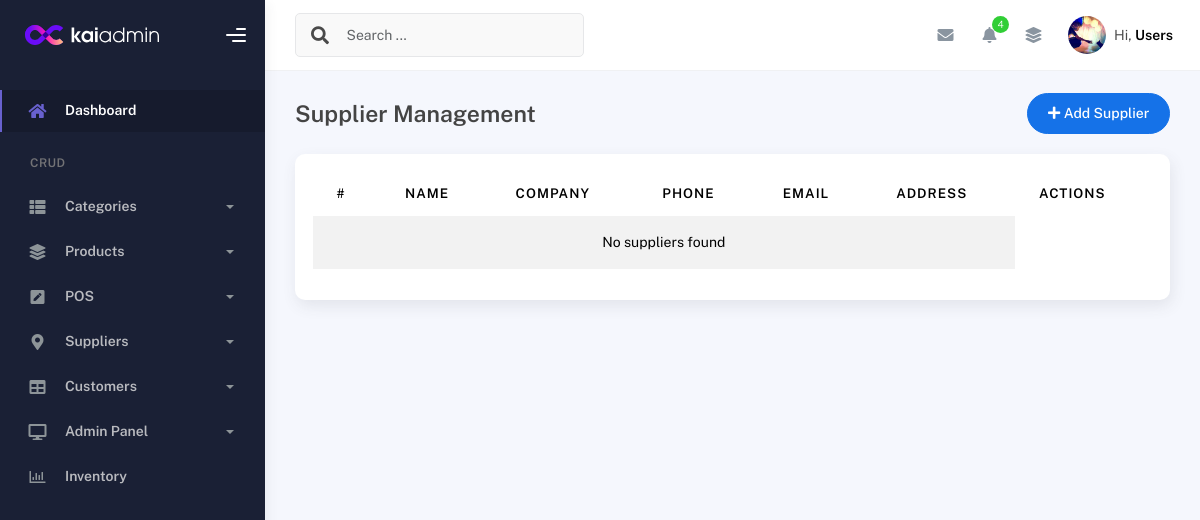
Before: /modules/Suppliers/view_suppliers.php (signed in) with the older database file.
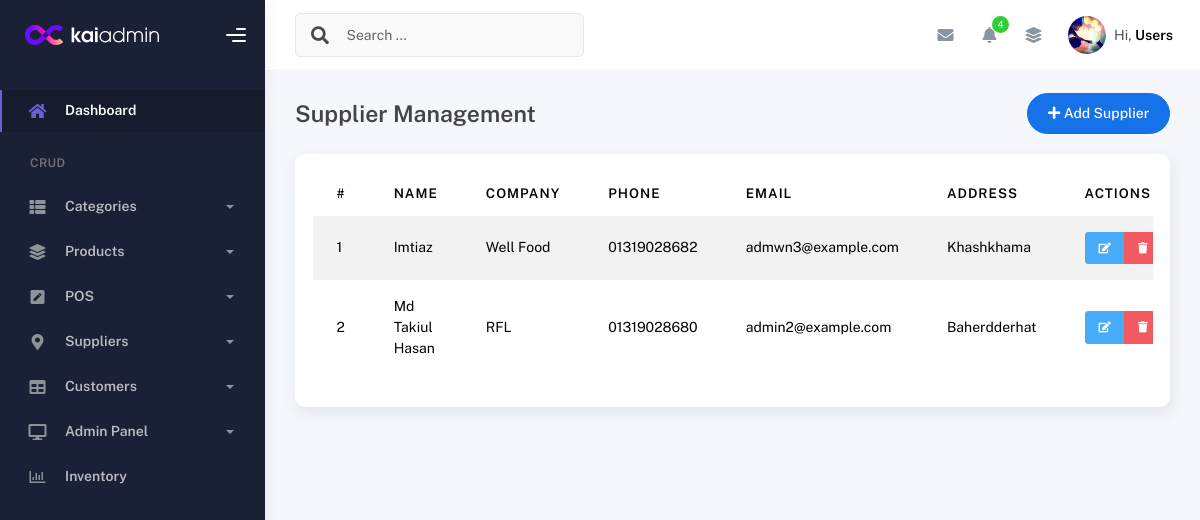
After: the same page with the newer database file.
### tables this page shows
CREATE TABLE `suppliers` (
  `id` int(11) NOT NULL,
  `name` varchar(100) NOT NULL,
  `phone` varchar(20) DEFAULT NULL,
  `email` varchar(100) DEFAULT NULL,
  `address` text DEFAULT NULL,
  `company_name` varchar(100) DEFAULT NULL,
  `created_at` timestamp NOT NULL DEFAULT current_timestamp(),
  `updated_at` timestamp NOT NULL DEFAULT current_timestamp() ON UPDATE current_timestamp()
);

### includes/crud_class.php (called while the page is built, shortened)
<?php
class CRUD {
    protected $host = 'localhost';
    protected $username = 'root';
    protected $password = '';
    protected $database = 'inventory_system';
    protected $connect;
    function __construct() {
        $this->connect = new mysqli($this->host, $this->username, $this->password, $this->database);
        $this->connect->set_charset("utf8mb4");
    }
    public function common_select($table, $fields = '*', $where = false, $sort = 'id', $sort_type = 'asc', $offset = false, $limit = false) {
        $data = [];
        $error = 0;
        $error_msg = "";
        $sql = "SELECT $fields FROM `$table`";
        if ($sort) {
            $sql .= " ORDER BY `$sort` " . (strtoupper($sort_type) === 'DESC' ? 'DESC' : 'ASC');
        }
        $stmt = $this->connect->prepare($sql);
        if ($stmt) {
            if ($stmt->execute()) {
                $result = $stmt->get_result();
                if ($result->num_rows > 0) {
                    while ($r = $result->fetch_object()) {
                        $data[] = $r;
                    }
                }
            } else {
                $error = 1;
                $error_msg = $stmt->error;
            }
        } else {
            $error = 1;
            $error_msg = $this->connect->error;
        }
        return ['data' => $data, 'error' => $error, 'error_msg' => $error_msg];
    }
}

### db_plugin.php (called while the page is built, shortened)
<?php
require_once __DIR__ . '/includes/crud_class.php';
$mysqli=new crud();
?>

### modules/Suppliers/view_suppliers.php (the view, shortened to what this page needs)
<?php
require_once __DIR__ . '/../../db_plugin.php';
$result = $mysqli->common_select('suppliers', '*', [], 'name', 'asc');
$suppliers = $result['error'] ? [] : $result['data'];
require_once __DIR__ . '/../../requires/header.php';
require_once __DIR__ . '/../../requires/topbar.php';
require_once __DIR__ . '/../../requires/sidebar.php';
?>
<div class="container">
    <div class="page-inner">
        <div class="page-header">
            <h4 class="page-title">Supplier Management</h4>
            <div class="ms-auto">
                <a href="add_supplier.php" class="btn btn-primary btn-round">
                    <i class="fas fa-plus"></i> Add Supplier
                </a>
            </div>
        </div>
        <div class="row">
            <div class="col-md-12">
                <div class="card">
                    <div class="card-body">
                        <div class="table-responsive">
                            <table id="supplierTable" class="display table table-striped table-hover">
                                <thead>
                                    <tr>
                                        <th>#</th>
                                        <th>Name</th>
                                        <th>Company</th>
                                        <th>Phone</th>
                                        <th>Email</th>
                                        <th>Address</th>
                                        <th>Actions</th>
                                    </tr>
                                </thead>
                                <tbody>
                                    <?php if (empty($suppliers)): ?>
                                        <tr>
                                            <td colspan="6" class="text-center">No suppliers found</td>
                                        </tr>
                                    <?php else: ?>
                                        <?php foreach ($suppliers as $index => $supplier): ?>
                                            <tr>
                                                <td><?= $index + 1 ?></td>
                                                <td><?= htmlspecialchars($supplier->name) ?></td>
                                                <td><?= htmlspecialchars($supplier->company_name) ?></td>
                                                <td><?= htmlspecialchars($supplier->phone) ?></td>
                                                <td><?= htmlspecialchars($supplier->email) ?></td>
                                                <td><?= htmlspecialchars($supplier->address) ?></td>
                                                <td>
                                                    <div class="btn-group">
                                                        <a href="edit_supplier.php?id=<?= $supplier->id ?>"
                                                           class="btn btn-sm btn-info" title="Edit">
                                                            <i class="fas fa-edit"></i>
                                                        </a>
                                                        <a href="view_suppliers.php?action=delete&id=<?= $supplier->id ?>"
                                                           class="btn btn-sm btn-danger" title="Delete"
                                                           onclick="return confirm('Are you sure you want to delete this supplier?')">
                                                            <i class="fas fa-trash"></i>
                                                        </a>
                                                    </div>
                                                </td>
                                            </tr>
                                        <?php endforeach; ?>
                                    <?php endif; ?>
                                </tbody>
                            </table>
                        </div>
                    </div>
                </div>
            </div>
        </div>
    </div>
</div>
<?php require_once __DIR__ . '/../../requires/footer.php'; ?>

### requires/header.php (shortened to what this page needs)
<!DOCTYPE html>
<html lang="en">
  <head>
    <link rel="stylesheet" href="https://cdn.jsdelivr.net/npm/bootstrap-icons@1.10.0/font/bootstrap-icons.css">
    <link rel="stylesheet" href="<?= BASE_URL ?>assets/css/bootstrap.min.css" />
    <link rel="stylesheet" href="<?= BASE_URL ?>assets/css/plugins.min.css" />
    <link rel="stylesheet" href="<?= BASE_URL ?>assets/css/kaiadmin.min.css" />
    <link rel="stylesheet" href="<?= BASE_URL ?>assets/css/dark-mode.css" />
    <link rel="stylesheet" type="text/css" href="https://cdn.datatables.net/1.10.22/css/jquery.dataTables.css">
<link rel="stylesheet" href="https://cdn.jsdelivr.net/npm/sweetalert2@11/dist/sweetalert2.min.css">
  </head>
  <body>
  <div class="wrapper">

### requires/topbar.php (shortened to what this page needs)
<div class="main-panel">
  <div class="main-header">
    <nav
      class="navbar navbar-header navbar-header-transparent navbar-expand-lg border-bottom"
    >
      <div class="container-fluid">
        <nav
          class="navbar navbar-header-left navbar-expand-lg navbar-form nav-search p-0 d-none d-lg-flex"
        >
          <div class="input-group">
            <div class="input-group-prepend">
              <button type="submit" class="btn btn-search pe-1">
                <i class="fa fa-search search-icon"></i>
              </button>
            </div>
            <input
              type="text"
              placeholder="Search ..."
              class="form-control"
            />
          </div>
        </nav>
        <ul class="navbar-nav topbar-nav ms-md-auto align-items-center">
          <li class="nav-item topbar-icon dropdown hidden-caret">
            <a
              class="nav-link dropdown-toggle"
              href="#"
              id="messageDropdown"
              role="button"
              data-bs-toggle="dropdown"
              aria-haspopup="true"
              aria-expanded="false"
            >
              <i class="fa fa-envelope"></i>
            </a>
          </li>
          <li class="nav-item topbar-icon dropdown hidden-caret">
            <a
              class="nav-link dropdown-toggle"
              href="#"
              id="notifDropdown"
              role="button"
              data-bs-toggle="dropdown"
              aria-haspopup="true"
              aria-expanded="false"
            >
              <i class="fa fa-bell"></i>
              <span class="notification">4</span>
            </a>
          </li>
          <li class="nav-item topbar-icon dropdown hidden-caret">
            <a
              class="nav-link"
              data-bs-toggle="dropdown"
              href="#"
              aria-expanded="false"
            >
              <i class="fas fa-layer-group"></i>
            </a>
          </li>
          <li class="nav-item topbar-user dropdown hidden-caret">
            <a
              class="dropdown-toggle profile-pic"
              data-bs-toggle="dropdown"
              href="#"
              aria-expanded="false"
            >
             <div class="avatar-sm">
                <img src="<?= !empty($_SESSION['user']->profile_pic) ? BASE_URL . $_SESSION['user']->profile_pic : BASE_URL . 'assets/img/nightmode.jpg' ?>"
                alt="Profile picture"
                class="avatar-img rounded-circle"
                onerror="this.src='<?= BASE_URL ?>assets/img/Despecible me.jpg'"
                />
            </div>
              <span class="profile-username">
                <span class="op-7">Hi,</span>
                <span class="fw-bold">Users</span>
              </span>
            </a>
          </li>
        </ul>
      </div>
    </nav>
  </div>

### requires/sidebar.php (shortened to what this page needs)
<div class="sidebar" data-background-color="dark">
  <div class="sidebar-logo">
    <div class="logo-header" data-background-color="dark">
      <a href="<?= BASE_URL ?>dashboard.php" class="logo">
        <img
          src="<?= BASE_URL ?>assets/img/kaiadmin/logo_light.svg"
          alt="navbar brand"
          class="navbar-brand"
          height="20"
        />
      </a>
      <div class="nav-toggle">
        <button class="btn btn-toggle toggle-sidebar">
          <i class="gg-menu-right"></i>
        </button>
      </div>
    </div>
  </div>
  <div class="sidebar-wrapper scrollbar scrollbar-inner">
    <div class="sidebar-content">
      <ul class="nav nav-secondary">
        <li class="nav-item active">
          <a
            data-bs-toggle="collapse"
            href="<?= BASE_URL ?>dashboard.php"
            class="collapsed"
            aria-expanded="false"
          >
            <i class="fas fa-home"></i>
            <p>Dashboard</p>
          </a>
        </li>
        <li class="nav-section">
          <h4 class="text-section">CRUD</h4>
        </li>
        <li class="nav-item">
            <a data-bs-toggle="collapse" href="#sidebarLayouts">
              <i class="fas fa-th-list"></i>
              <p>Categories</p>
              <span class="caret"></span>
            </a>
          </li>
        <li class="nav-item">
          <a data-bs-toggle="collapse" href="#base">
            <i class="fas fa-layer-group"></i>
            <p>Products</p>
            <span class="caret"></span>
          </a>
        </li>
        <li class="nav-item">
          <a data-bs-toggle="collapse" href="#forms">
            <i class="fas fa-pen-square"></i>
            <p>POS</p>
            <span class="caret"></span>
          </a>
        </li>
        <li class="nav-item">
          <a data-bs-toggle="collapse" href="#tables">
            <i class="fas fa-map-marker-alt"></i>
            <p>Suppliers</p>
            <span class="caret"></span>
          </a>
        </li>
        <li class="nav-item">
          <a data-bs-toggle="collapse" href="#maps">
            <i class="fas fa-table"></i>
            <p>Customers</p>
            <span class="caret"></span>
          </a>
        </li>
        <li class="nav-item">
          <a data-bs-toggle="collapse" href="#charts">
            <i class="fas fa-desktop"></i>
            <p>Admin Panel</p>
            <span class="caret"></span>
          </a>
        </li>
        <li class="nav-item">
          <a href="stock_logs.php">
              <i class="far fa-chart-bar"></i>
            <p>Inventory</p>
          </a>
        </li>
      </ul>
    </div>
  </div>
</div>

### requires/footer.php (shortened to what this page needs)
</body>
</html>

Changed rows visible on the page:
added suppliers: name "Imtiaz", company_name "Well Food", phone "01319028682", email "admwn3@example.com", address "Khashkhama"
added suppliers: name "Md Takiul Hasan", company_name "RFL", phone "01319028680", email "admin2@example.com", address "Baherdderhat"
Other visible differences:
text no longer shown: "No suppliers found"
